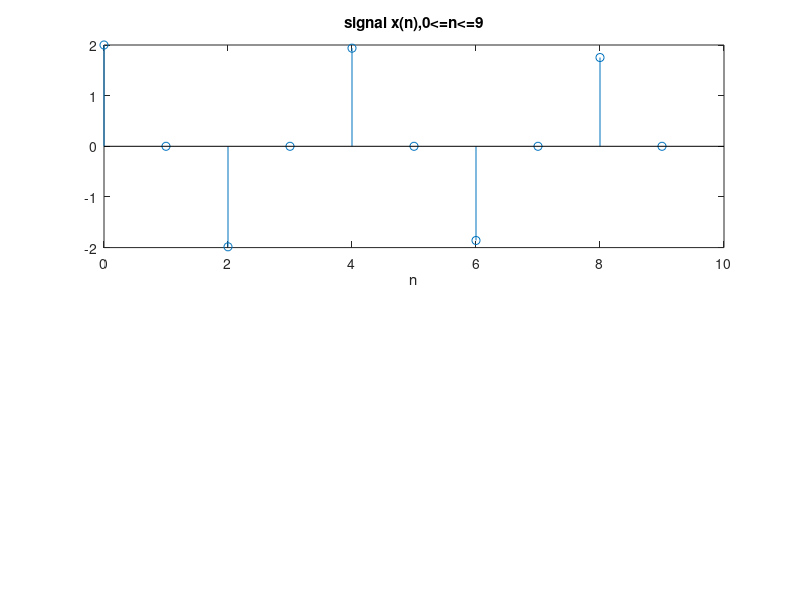

MATLAB code to generate this figure: (Note: this script raises an error after producing the figure.)
figure(8)
clf(8)

n=0:1:99;
x=cos(0.48*pi*n)+cos(0.52*pi*n);

n1=0:1:9;y1=x(1:1:10);
subplot(2,1,1);stem(n1,y1);
title('signal x(n),0<=n<=9');xlabel('n')
Y1=dft(y1,10);magY1=abs(Y1(1:1:6));
k1=0:1:5;w1=2*pi/10*k1;
subplot(2,1,2);stem(w1/pi,magY1);
title('Samples of DTFT Magnitude');
xlabel('frequency in pi units');